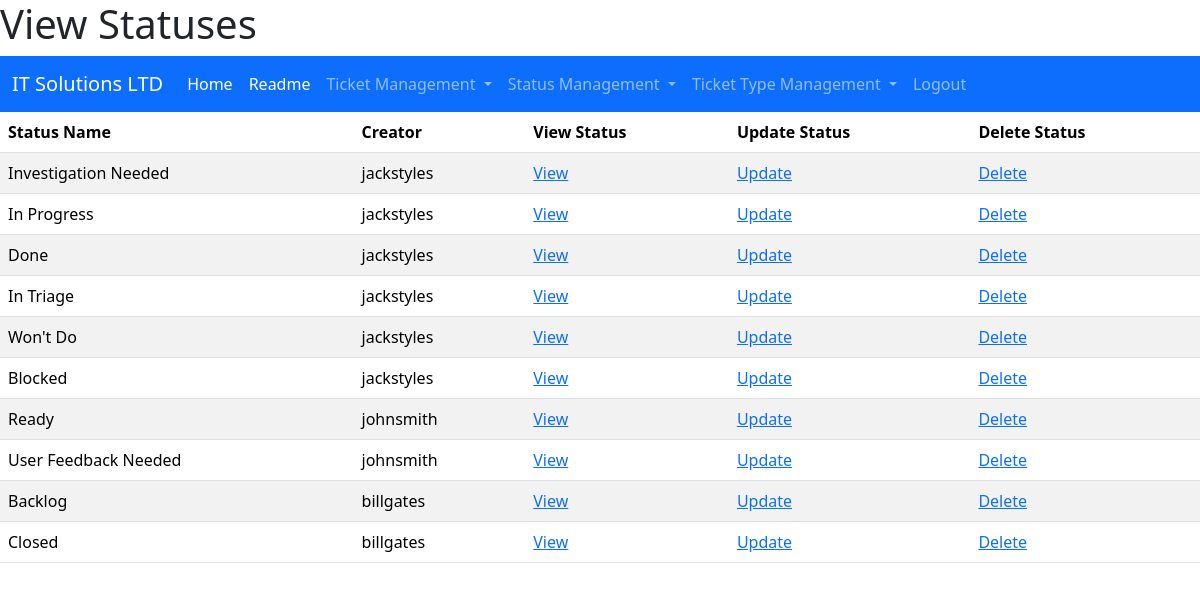
Page /view_statuses/ (signed in) on the committed database.
### myapp/models.py (models this page shows, shortened)
class Status(models.Model):
    status_name = models.CharField(max_length=20, primary_key=True, null=False)
    status_description = models.CharField(max_length=100, blank=True, null=True)
    reporter_id = models.PositiveIntegerField(null=False, default=0)

### myapp/views.py (the view)
# urls.py: path("view_statuses/", views.ViewStatuses, name="View Statuses"),
@login_required(login_url="/login")
def ViewStatuses(request):
    items = []
    for status in Status.objects.all():
        try:
            reporter = User.objects.get(id=status.reporter_id).username
        except:
            reporter = "None"
        can_update = can_user_update(request, status)
        items.append({"status": status, "reporter": reporter, "can_update": can_update})
    return render(request, "myapp/display_statuses.html", {"items": items})

### myapp/views.py (called while the page is built)
def can_user_update(request, object) -> bool:
    return request.user.id == object.reporter_id or request.user.is_superuser

### myapp/templates/myapp/display_statuses.html (shortened to what this page needs)
{% extends "myapp/base.html" %}
{% block title %}
<h1>View Statuses</h1>
{% endblock %}
{% block content %}
    <table class="table table-striped">
        <thead>
            <tr>
                <th>Status Name</th>
                <th>Creator</th>
                <th>View Status</th>
                <th>Update Status</th>
                {% if user.is_superuser %}
                <th> Delete Status</th>
                {% endif %}
            </tr>
        </thead>
        <tbody>
            {% for item in items %}
                <tr scope="row">
                    <td> {{item.status.status_name}} </td>
                    <td> {{item.reporter}} </td>
                    <td> <a href="/view_status/{{item.status.status_name}}"> View </a> </td>
                    {% if item.can_update %}
                    <td> <a href="/update_status/{{item.status.status_name}}"> Update </a> </td>
                    {% else %}
                    <td>Cannot Update</td>
                    {% endif %}
                    {% if user.is_superuser %}
                    <td> <a href="/delete_status/{{item.status.status_name}}"> Delete </a> </td>
                    {% endif %}
                </tr>
            {% endfor %}
        </tbody>
    </table>
{% endblock %}

### rows in the picture
Status: status.status_name "Investigation Needed", reporter "jackstyles"
Status: status.status_name "In Progress", reporter "jackstyles"
Status: status.status_name "Done", reporter "jackstyles"
Status: status.status_name "In Triage", reporter "jackstyles"
Status: status.status_name "Won't Do", reporter "jackstyles"
Status: status.status_name "Blocked", reporter "jackstyles"
Status: status.status_name "Ready", reporter "johnsmith"
Status: status.status_name "User Feedback Needed", reporter "johnsmith"
Status: status.status_name "Backlog", reporter "billgates"
Status: status.status_name "Closed", reporter "billgates"
